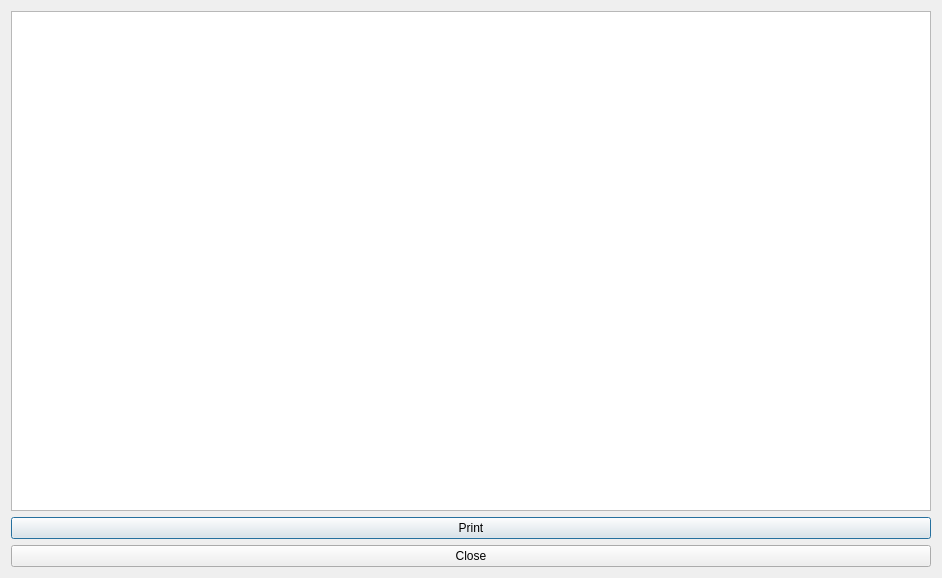
<?xml version="1.0" encoding="UTF-8"?>
<ui version="4.0">
 <class>RaceResultsDialog</class>
 <widget class="QDialog" name="RaceResultsDialog">
  <property name="geometry">
   <rect>
    <x>0</x>
    <y>0</y>
    <width>942</width>
    <height>578</height>
   </rect>
  </property>
  <property name="windowTitle">
   <string>Race Results</string>
  </property>
  <layout class="QVBoxLayout" name="verticalLayout">
   <item>
    <widget class="QTableView" name="resultsTableView">
     <attribute name="horizontalHeaderHighlightSections">
      <bool>false</bool>
     </attribute>
     <attribute name="horizontalHeaderShowSortIndicator" stdset="0">
      <bool>true</bool>
     </attribute>
    </widget>
   </item>
   <item>
    <widget class="QPushButton" name="printButton">
     <property name="text">
      <string>Print</string>
     </property>
    </widget>
   </item>
   <item>
    <widget class="QPushButton" name="closeButton">
     <property name="text">
      <string>Close</string>
     </property>
    </widget>
   </item>
  </layout>
 </widget>
 <resources/>
 <connections/>
</ui>
